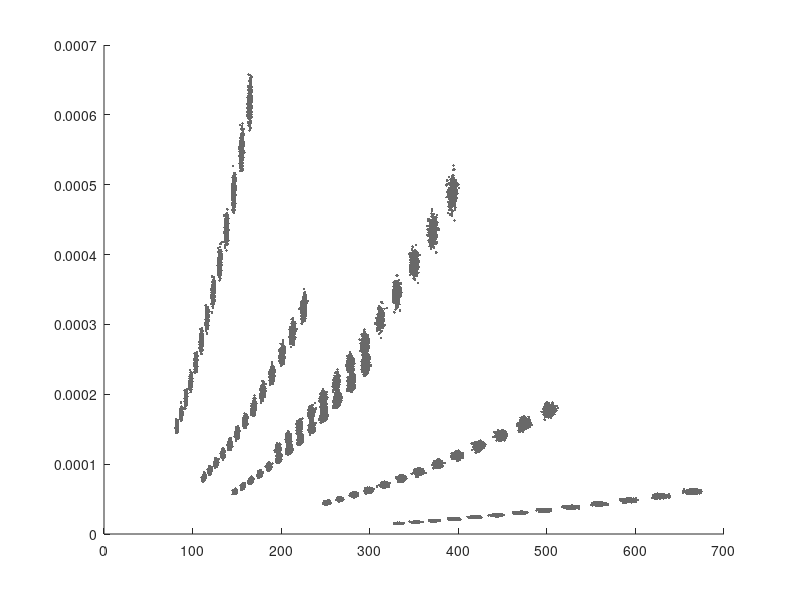

This chart was generated by the following MATLAB code: (Note: this script raises an error after producing the figure.)
clear all;
%close all;
for iiii=1:500
%% Initialise parameters
%%%%%%%%%%%%%%%%%%%%%%%%%%%%%%%%%%%%%%%%%%%%%%%%%%%%%%%%%%%
%% Pluck position and displacement
P = 1 / 3; 	
force = .05;

L0 = 0.6411 + [1 2 9 4 5 2]'* 1e-3; % distance from nut to bridge

numStrings = 6;
strNdx = (1:numStrings)';
numFrets = 12;
fretNdx = (0:numFrets)';
    
%Material properties
Esteel = 2.27e11; % Young's modulus for steel
G = 79.3e9; % known shear modulus steel

rhoCore = 7950; %[kg/m^3]
rhoWrapping = 6000; %[kg/m^3]

dFull = [.010; .013; .0172; .026; .036; .046] * 0.0254; %full diameter for the  strings
dCore = [.010; .013; .0172; .0146; .016; .018] * 0.0254; %core diameter without wrapping

T0 = [16.5; 16; 17.5; 18.5; 20; 17;]*4.45;

%%%%%%%%%%%%%%%%%%%%%%%%%%%%%%%%%%%%%%%%%%%%%%%%%%%%%%%%%
% Add noise to length
L0 = L0.*2.^(-fretNdx'/12);
L0=L0+randn(size(L0)).*L0*0.005;

% Add noise to T0
T0=T0+randn(size(T0)).*T0*0.005;

% Add noise to dCore
dCore=dCore+randn(size(dCore)).*dCore*0.005;

% Add noise to dWrapping
dWrapping = (dFull - dCore) / 2; %diameter of wrapping wire
dWrapping=dWrapping+randn(size(dWrapping)).*dWrapping*0.005;

% Add noise to plucking force
force=force+randn(size(force)).*force*.005;




%%%%%%%%%%%%%%%%%%%%%
% calculate B and f0

ACore = (pi*(dCore/2).^2);% (pi * dCore.^2) / 4; %Crosssection core [m^2]

% Mass-per-unit length
mu = ACore .* rhoCore + rhoWrapping * ((2 * dWrapping + dCore).^2 - dCore.^2) * (pi / 4);

% Calculating deltaL from material properties
D = dCore + dWrapping;
TcOverTw = (8 * ACore .* D.^3 .* Esteel) ./ (G * dWrapping.^5);
Tc = T0 ./ ((1 ./ TcOverTw) + 1);
Tw = T0 ./ (TcOverTw + 1);
deltaL = (L0 .* Tc) ./ (ACore * Esteel + Tc);

%calculate effective Young's modulus for all strings
E = (Tc ./ ACore) ./ (deltaL ./ (L0 - deltaL));
Eeff = (T0 ./ ACore) ./ (deltaL ./ (L0 - deltaL));

% Transverse Displacement [Abbot, Strings in the 16th and 17th Centuries, 1974, Appendix 3]
deltaP = ((L0 * P .* force .* (1-P)) ./ T0).^2; 

% Length extension
deltaDeltaL = sqrt((P .* L0).^2 + deltaP.^2) + sqrt(((1 - P).*L0).^2 + deltaP.^2) - L0;

% Displacement as if plucked in the middle (retaining the length extension)
deltaHalf = sqrt((deltaDeltaL.^2 + deltaDeltaL .* L0 * 2) / 4);

% Calculate inharmonicity factor
K = (pi^3 * Eeff .* dCore.^2) ./ (16 * T0 .* L0.^2);

%K = -(pi^3 * Eeff .* dCore.^2) ./ (16 * T0 .* L0.^1);

% B is a sum of intrinsic and pluck deflection
BIntrinsic(:,:,iiii) = (K ./ 4) .* dCore.^2;
BPluck(:,:,iiii) = ((K * 3) ./ 8) .* deltaHalf.^2;

f0(:,:,iiii) = sqrt(T0./mu)./L0/2;

end
BMixed = BIntrinsic + BPluck;
BSimulations = BMixed;
pitchSimulations = f0;

w0 = f0;

%load ~/repositories/guitar_string_finger_and_pluck_estimation/util/inharmonicity/mats/BMean_Firebrand_40ms_wo.mat
load measurements.mat; %./mats/BMean_Firebrand_40ms_weightingSquared.mat
mf=mean(f0TableFirebrand,3); mb =mean(BTableFirebrand,3);

%
% 
% figure; hold on;   
% plot(mf(:),mb(:),'b*');        
% clear mu;
% mu1 = mean(pitchSimulations ,3);      ;  
% mu2 = mean(BSimulations,3);
% plot(mu1(:), mu2(:),'ko')  
% ylabel('B [m^{-2}]'); xlabel('pitch [Hz]');
% legend('$\widehat{\mu}_k$','Simulated ${\mu}_k$');
% title('Every \mu_k is computed from 10 observations');
% %%
% figure; plot((f0Table(:)),(BTable(:)),'k.'); grid minor; title('Estimates on Electric');
% hold on; plot(mf(:),mb(:),'b*')
% hold on; plot(median(f0Table,3),median(BTable,3),'r*');
% ylabel('B [m^{-2}]'); xlabel('pitch [Hz]');
% legend('\{$\widehat{\omega}_0$, $\widehat{B}$\}','$\mu_k$ (mean)','median');

%
% figure(20);  hold on;
% plot(w0(:),BMixed(:),'g.')
% xlabel('Simulation of pitch [Hz]')
% ylabel('Simulation of B ')
% title('Monte Carlo simulations')
% grid minor
%
figure(21); clf
scatter1 = scatter(w0(:),BMixed(:),'filled','.','linewidth',.1,'MarkerFaceColor',[0.43 0.43 0.43],'MarkerEdgeColor',[0.41 0.41 0.41]); 
% Set property MarkerFaceAlpha and MarkerEdgeAlpha to <1.0
scatter1.MarkerFaceAlpha = .5;
scatter1.MarkerEdgeAlpha = .5;
title('Feature space of the electric guitar')
hold on ; scatter((f0TableFirebrand(:)),(BTableFirebrand(:)),'.','MarkerFaceColor',[.9 .69 .0 ],'MarkerEdgeColor',[0.91 0.61 0.01]);

grid minor
ylabel('B [\cdot]'); xlabel('\omega_0 [Hz]');
legend('simulated','measured');
xlim([80 680]); ylim([1e-5 6.4e-4]);
%%
%figure(1); plot( squeeze(w0(1,:,:)),squeeze(BMixed(1,:,:)),'k.',squeeze(w0(2,:,:)),squeeze(BMixed(2,:,:)),'k.' ); grid minor; xlabel('Simulation of pitch [Hz]'); ylabel('Simulation of B '); title('Monte Carlo simulation')
%figure(2); plot( squeeze(w0(3,:,:)),squeeze(BMixed(3,:,:)),'k.',squeeze(w0(4,:,:)),squeeze(BMixed(4,:,:)),'k.' ); grid minor; xlabel('Simulation of pitch [Hz]'); ylabel('Simulation of B '); title('Monte Carlo simulation')
%figure(3); plot( squeeze(w0(5,:,:)),squeeze(BMixed(5,:,:)),'k.',squeeze(w0(6,:,:)),squeeze(BMixed(6,:,:)),'k.' ); grid minor; xlabel('Simulation of pitch [Hz]'); ylabel('Simulation of B '); title('Monte Carlo simulation')

